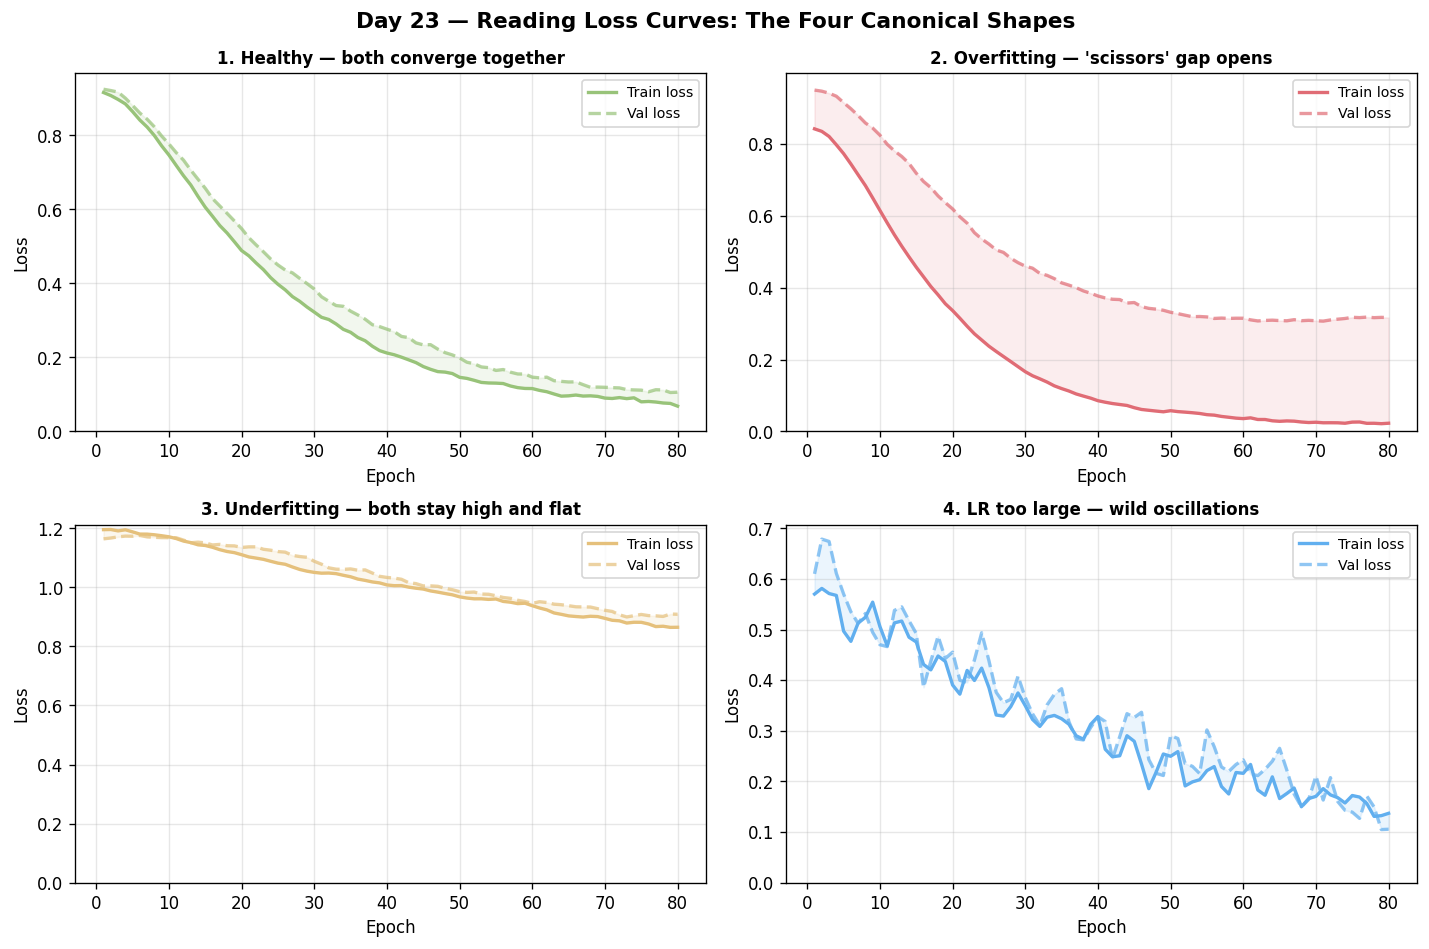

Generate this figure with Python:
import numpy as np
import matplotlib.pyplot as plt

np.random.seed(42)
epochs = np.arange(1, 81)

def smooth(x, alpha=0.85):
    s = [x[0]]
    for v in x[1:]:
        s.append(alpha * s[-1] + (1 - alpha) * v)
    return np.array(s)

# --- Scenario 1: Healthy ---
train1 = smooth(0.9 * np.exp(-0.05 * epochs) + 0.05 + 0.02 * np.random.randn(80))
val1   = smooth(0.9 * np.exp(-0.045 * epochs) + 0.07 + 0.025 * np.random.randn(80))

# --- Scenario 2: Overfitting ---
train2 = smooth(0.9 * np.exp(-0.08 * epochs) + 0.02 + 0.01 * np.random.randn(80))
val2   = smooth(0.9 * np.exp(-0.04 * epochs) + 0.1 +
                np.maximum(0, 0.003 * (epochs - 20)) + 0.02 * np.random.randn(80))

# --- Scenario 3: Underfitting ---
train3 = smooth(0.65 * np.exp(-0.01 * epochs) + 0.55 + 0.02 * np.random.randn(80))
val3   = smooth(0.65 * np.exp(-0.009 * epochs) + 0.56 + 0.025 * np.random.randn(80))

# --- Scenario 4: LR too large (oscillations) ---
base4 = 0.5 * np.exp(-0.02 * epochs)
osc4  = 0.15 * np.sin(0.6 * epochs) * np.exp(-0.01 * epochs)
train4 = smooth(base4 + np.abs(osc4) + 0.03 * np.random.randn(80), alpha=0.4)
val4   = smooth(base4 * 1.05 + np.abs(osc4) + 0.04 * np.random.randn(80), alpha=0.4)

fig, axes = plt.subplots(2, 2, figsize=(12, 8))
fig.suptitle("Day 23 — Reading Loss Curves: The Four Canonical Shapes", fontsize=13, fontweight="bold")

scenarios = [
    (axes[0][0], train1, val1, "1. Healthy — both converge together",      "#98c379"),
    (axes[0][1], train2, val2, "2. Overfitting — 'scissors' gap opens",    "#e06c75"),
    (axes[1][0], train3, val3, "3. Underfitting — both stay high and flat", "#e5c07b"),
    (axes[1][1], train4, val4, "4. LR too large — wild oscillations",       "#61afef"),
]

for ax, tr, va, title, color in scenarios:
    ax.plot(epochs, tr, color=color, linewidth=2, label="Train loss")
    ax.plot(epochs, va, color=color, linewidth=2, linestyle="--", alpha=0.7, label="Val loss")
    ax.fill_between(epochs, tr, va, alpha=0.12, color=color)
    ax.set_xlabel("Epoch"); ax.set_ylabel("Loss")
    ax.set_title(title, fontsize=10, fontweight="bold")
    ax.legend(fontsize=8.5); ax.grid(True, alpha=0.3)
    ax.set_ylim(bottom=0)

plt.tight_layout()
plt.savefig("graph_DAY_23.png", dpi=120, bbox_inches="tight")
print("graph_DAY_23.png saved")
